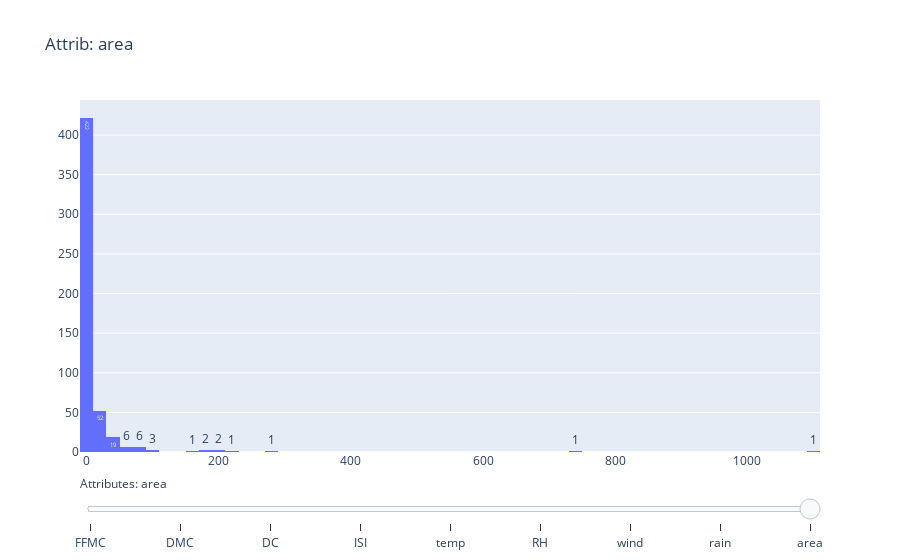

The cell this chart's notebook holds for it:
### Markdown cell above
# Plotting Several Distribuitions with Interactive Plots

### Code cell
data = raw.drop(columns=['X', 'Y', 'month', 'day'])
lab.plot.histogram(data)

### Figure 1 — Plotly figure (JSON) as saved in the notebook; plotly's stock layout.template omitted (floating-point values rounded to 4 significant figures; data arrays with more than 128 entries replaced by an {"elided": "..."} marker saying what was removed)
{"data": [{"hoverinfo": "y", "texttemplate": "%{y}", "type": "histogram", "visible": false, "x": {"elided": "517 float values"}}, {"hoverinfo": "y", "texttemplate": "%{y}", "type": "histogram", "visible": false, "x": {"elided": "517 float values"}}, {"hoverinfo": "y", "texttemplate": "%{y}", "type": "histogram", "visible": false, "x": {"elided": "517 float values"}}, {"hoverinfo": "y", "texttemplate": "%{y}", "type": "histogram", "visible": false, "x": {"elided": "517 float values"}}, {"hoverinfo": "y", "texttemplate": "%{y}", "type": "histogram", "visible": false, "x": {"elided": "517 float values"}}, {"hoverinfo": "y", "texttemplate": "%{y}", "type": "histogram", "visible": false, "x": {"elided": "517 int values"}}, {"hoverinfo": "y", "texttemplate": "%{y}", "type": "histogram", "visible": false, "x": {"elided": "517 float values"}}, {"hoverinfo": "y", "texttemplate": "%{y}", "type": "histogram", "visible": false, "x": {"elided": "517 float values"}}, {"hoverinfo": "y", "texttemplate": "%{y}", "type": "histogram", "visible": true, "x": {"elided": "517 float values"}}], "layout": {"autosize": true, "sliders": [{"active": 8, "currentvalue": {"prefix": "Attributes: ", "visible": true}, "steps": [{"args": [{"visible": [true, false, false, false, false, false, false, false, false]}, {"title": "Attrib: FFMC"}], "label": "FFMC", "method": "update"}, {"args": [{"visible": [false, true, false, false, false, false, false, false, false]}, {"title": "Attrib: DMC"}], "label": "DMC", "method": "update"}, {"args": [{"visible": [false, false, true, false, false, false, false, false, false]}, {"title": "Attrib: DC"}], "label": "DC", "method": "update"}, {"args": [{"visible": [false, false, false, true, false, false, false, false, false]}, {"title": "Attrib: ISI"}], "label": "ISI", "method": "update"}, {"args": [{"visible": [false, false, false, false, true, false, false, false, false]}, {"title": "Attrib: temp"}], "label": "temp", "method": "update"}, {"args": [{"visible": [false, false, false, false, false, true, false, false, false]}, {"title": "Attrib: RH"}], "label": "RH", "method": "update"}, {"args": [{"visible": [false, false, false, false, false, false, true, false, false]}, {"title": "Attrib: wind"}], "label": "wind", "method": "update"}, {"args": [{"visible": [false, false, false, false, false, false, false, true, false]}, {"title": "Attrib: rain"}], "label": "rain", "method": "update"}, {"args": [{"visible": [false, false, false, false, false, false, false, false, true]}, {"title": "Attrib: area"}], "label": "area", "method": "update"}]}], "title": {"text": "Attrib: area"}, "xaxis": {"autorange": true, "range": [-10, 1110], "type": "linear"}, "yaxis": {"autorange": true, "range": [0, 444.2]}}}
